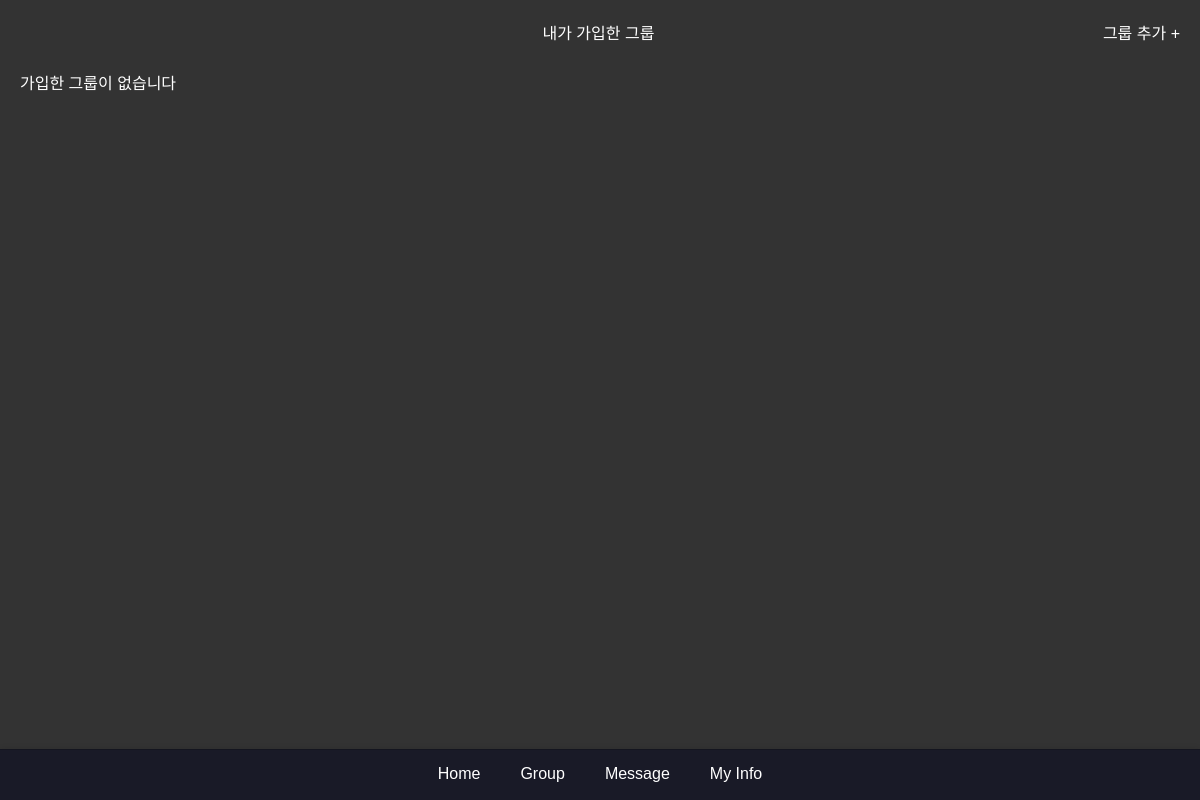
/group/mygroup/ (signed in), run on an earlier commit of the app's database.
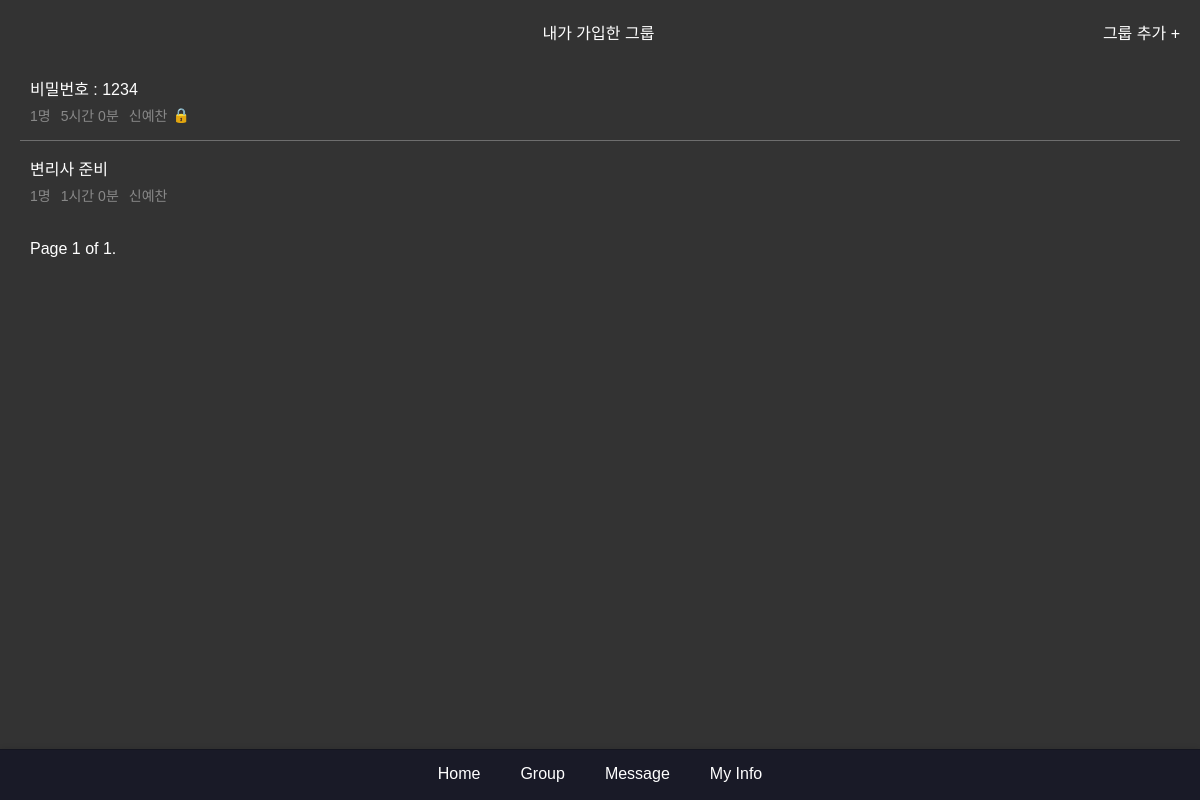
And on a later commit of the database.
### group/models.py (models this page shows, shortened)
class Group(models.Model):
    title = models.CharField(max_length=100)
    goals = models.IntegerField(default=0, help_text='목표 시간을 분 단위로 입력해주세요')
    master = models.ForeignKey(settings.AUTH_USER_MODEL, related_name='mastered_groups', on_delete=models.CASCADE)
    users = models.ManyToManyField(settings.AUTH_USER_MODEL, related_name='user_groups')
    password = models.CharField(max_length=128, blank=True, null=True)
    information = models.TextField(blank=True, null=True)
    is_private = models.BooleanField(default=False)
    created_at = models.DateTimeField(auto_now_add=True)

### main/models.py (models this page shows)
class CustomUser(AbstractUser):
    following = models.ManyToManyField(
        "self", #User 인스턴스가 다른 인스턴스 참조
        verbose_name="팔로우 중인 사용자들",
        related_name="followers",
        symmetrical=False,
        through="relationship.Relationship"
    )
    top_apps = models.JSONField(default=dict, blank=True, null=True)
    total_screentimes = models.IntegerField(blank=True, null=True)

### group/views.py (the view)
# urls.py: path('mygroup/', views.my_group, name='my_group'),
@login_required
def my_group(request):
    user = request.user
    user_groups = user.user_groups.all().order_by('-created_at')
    paginator = Paginator(user_groups, 10)  # 페이지당 10개의 그룹을 표시
    page_number = request.GET.get('page')
    page_obj = paginator.get_page(page_number)
    return render(request, 'group/my_group.html', {'page_obj': page_obj})

### main/templatetags/time_filters.py (called while the page is built)
@register.filter
def display_time(total_minutes):
    try:
        total_minutes = int(total_minutes)
        hours = total_minutes // 60
        minutes = total_minutes % 60
        return f"{hours}시간 {minutes}분"
    except (ValueError, TypeError):
        return "Invalid time"

### group/templates/group/my_group.html (shortened to what this page needs)
{% extends 'base.html' %} {% load static %} {% block extra_css %}<link
  rel="stylesheet"
  href="{% static 'css/group.css' %}"
/>{% endblock %}{% block content %}
<div class="groupContainer">
  <div class="groupHeader">
    <div class="groupTitle">내가 가입한 그룹</div>
    <a href="{% url 'all_group' %}" class="add-group">그룹 추가 +</a>
  </div>
  {% if page_obj.object_list %}
  <div class="group-list">
    {% for group in page_obj %}
    <a href="{% url 'group_room' group.id %}" class="group-item">
      <div class="group-name">{{ group.title }}</div>
      <div class="group-details">
        <div class="member-count">{{ group.users.count }}명</div>
        {% load time_filters %}
        <div class="member-count">{{ group.goals|display_time}}</div>
        <div class="group-info">{{ group.master.username }}</div>
        <div class="lock-icon">
          {% if group.is_private %}🔒{% endif %}
        </div>
      </div>
    </a>
    {% endfor %}
  </div>
  <div class="pagination">
    <span class="step-links">
      <span class="current">
        Page {{ page_obj.number }} of {{ page_obj.paginator.num_pages }}.
      </span>
    </span>
  </div>
</div>
{% else %}
<p class="wlsakrr">가입한 그룹이 없습니다</p>
{% endif %} {% endblock %}

What changed in the data, as far as the page shows it:
added Group: title "비밀번호 : 1234", users.count "1", goals|display_time "5시간 0분", master.username "신예찬"
added Group: title "변리사 준비", users.count "1", goals|display_time "1시간 0분", master.username "신예찬"
Also different on the page:
{{ page_obj.number }}: (not shown) → "1"
{{ page_obj.paginator.num_pages }}: (not shown) → "1"
text no longer shown: "가입한 그룹이 없습니다"
text now shown: "Page of ."
